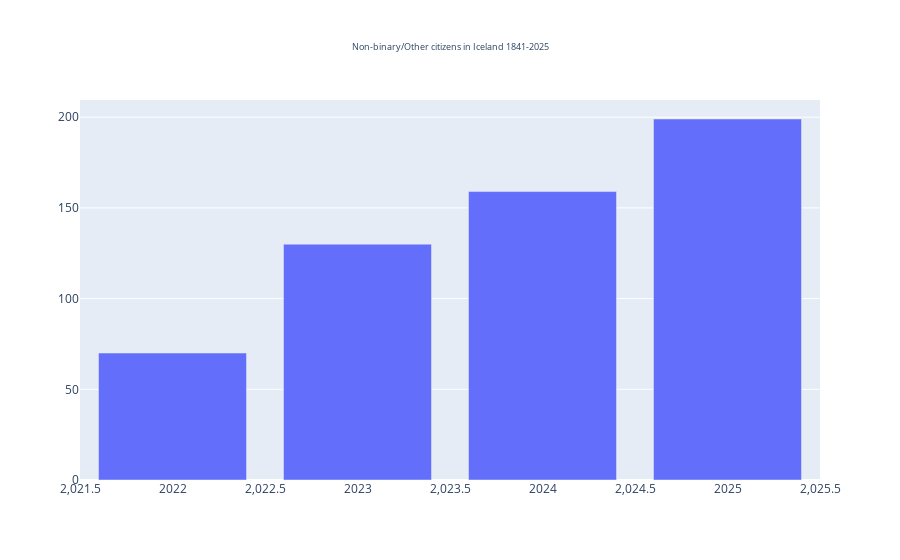

The notebook cell this image was saved under:
### Code cell
query = """
SELECT "2022", "2023", "2024", "2025", Sex, Age From Population
WHERE Age == 'Total' AND 
Sex == 'Non-binary/Other'
"""

non_binary_chart = (
        pd.read_sql_query(query, conn)
        .melt(id_vars=['Sex','Age'],var_name='Year',value_name='Population')
        # .query('Age == "Total" & Sex == \'Non-binary/Other\' & Year >= "2022"')
        .assign(Year=lambda s: s.Year.astype(int),
                Population=lambda s: s.Population.replace('..','0').astype(int)
                )
        .plot(x ='Year',y='Population',title = 'Non-binary/Other citizens in Iceland 1841-2025',kind = 'bar')
        .update_layout(title_x = 0.5, uirevision = 'None',showlegend = False)
        .update_layout(title_font=dict(size=9))
        .update_yaxes(title_text = '')
        .update_xaxes(title_text = '')
)  
non_binary_chart

### Figure 1 — Plotly figure (JSON) as saved in the notebook; plotly's stock layout.template omitted (floating-point values rounded to 4 significant figures)
{"data": [{"alignmentgroup": "True", "hovertemplate": "Year=%{x}<br>Population=%{y}<extra></extra>", "legendgroup": "", "marker": {"color": "#636efa", "pattern": {"shape": ""}}, "name": "", "offsetgroup": "", "orientation": "v", "showlegend": false, "textposition": "auto", "type": "bar", "x": [2022, 2023, 2024, 2025], "xaxis": "x", "y": [70, 130, 159, 199], "yaxis": "y"}], "layout": {"barmode": "relative", "legend": {"tracegroupgap": 0}, "showlegend": false, "title": {"font": {"size": 9}, "text": "Non-binary/Other citizens in Iceland 1841-2025", "x": 0.5}, "uirevision": "None", "xaxis": {"anchor": "y", "domain": [0, 1], "title": {"text": ""}}, "yaxis": {"anchor": "x", "domain": [0, 1], "title": {"text": ""}}}}
